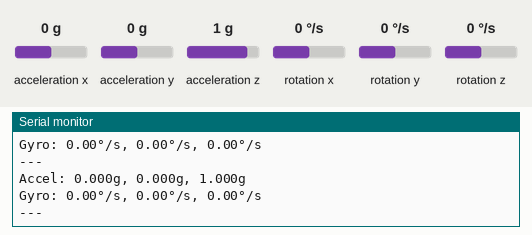
Recording of a sketch running on a simulated Arduino Uno, built with avr-gcc and run on an emulated ATmega328P. On the bench: the last lines printed to the serial monitor. The inputs (shaded band) are chosen by the test bench; at power-on: acceleration x 0 g, acceleration y 0 g, acceleration z 1 g, rotation x 0 °/s, rotation y 0 °/s, rotation z 0 °/s.

Above: at 3.2 s.
3.3 s: acceleration x set to -1.4 g
At 3.95 s:
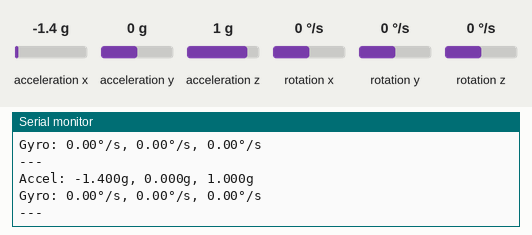
4.8 s: acceleration y set to -1.4 g
At 5.48 s:
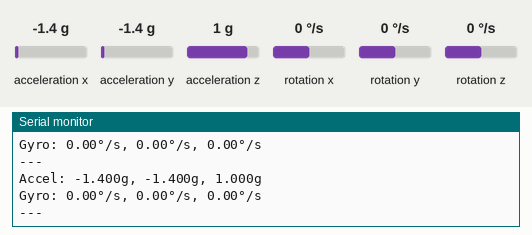
6.3 s: acceleration z set to -1.4 g
At 7.02 s:
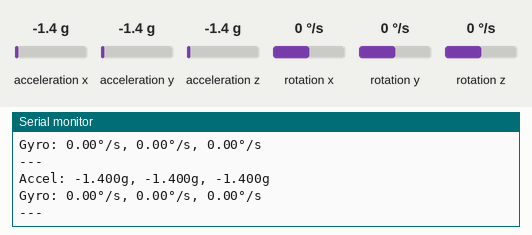
7.8 s: rotation x set to -192 °/s
At 8.56 s:
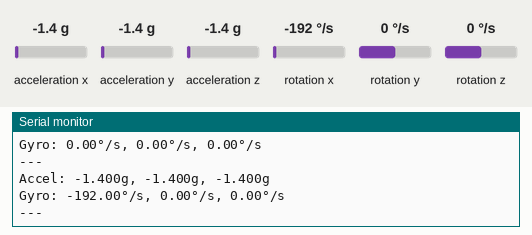
9.3 s: rotation y set to -192 °/s
At 10.1 s:
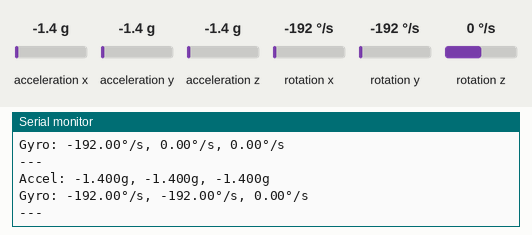

Measured:
- after the input at 3.3 s, the serial monitor: prints a new line after 0.30 s (image 1)
- after the input at 4.8 s, the serial monitor: prints a new line after 0.33 s (image 2)
- after the input at 6.3 s, the serial monitor: prints a new line after 0.37 s (image 3)
- after the input at 7.8 s, the serial monitor: prints a new line after 0.44 s (image 4)
- after the input at 9.3 s, the serial monitor: prints a new line after 0.49 s (image 5)

The sketch:

mpu6050.ino
```cpp
#include <Wire.h>
#include <MPU6050_light.h>

MPU6050 mpu(Wire);

void setup() {
  Serial.begin(9600);
  Wire.begin();

  byte status = mpu.begin();

  if (status != 0) {
    Serial.println("MPU6050 연결 실패!");
    while (1);
  }

  Serial.println("캘리브레이션 중... 센서를 움직이지 마세요!");
  delay(1000);
  mpu.calcOffsets(); // 기본 설정으로 캘리브레이션
  Serial.println("완료!");

  Serial.println("가속도(g) | 자이로(deg/s)");
  Serial.println("============================");
}

void loop() {
  // 센서 데이터 업데이트
  mpu.update();

  // 실제 물리량 직접 읽기 (라이브러리가 자동 변환)
  float accelX = mpu.getAccX();  // g 단위
  float accelY = mpu.getAccY();  // g 단위
  float accelZ = mpu.getAccZ();  // g 단위

  float gyroX = mpu.getGyroX();  // deg/s 단위
  float gyroY = mpu.getGyroY();  // deg/s 단위
  float gyroZ = mpu.getGyroZ();  // deg/s 단위

  // 출력
  Serial.print("Accel: ");
  Serial.print(accelX, 3); Serial.print("g, ");
  Serial.print(accelY, 3); Serial.print("g, ");
  Serial.print(accelZ, 3); Serial.println("g");

  Serial.print("Gyro: ");
  Serial.print(gyroX, 2); Serial.print("°/s, ");
  Serial.print(gyroY, 2); Serial.print("°/s, ");
  Serial.print(gyroZ, 2); Serial.println("°/s");

  Serial.println("---");
  delay(500);
}
```
